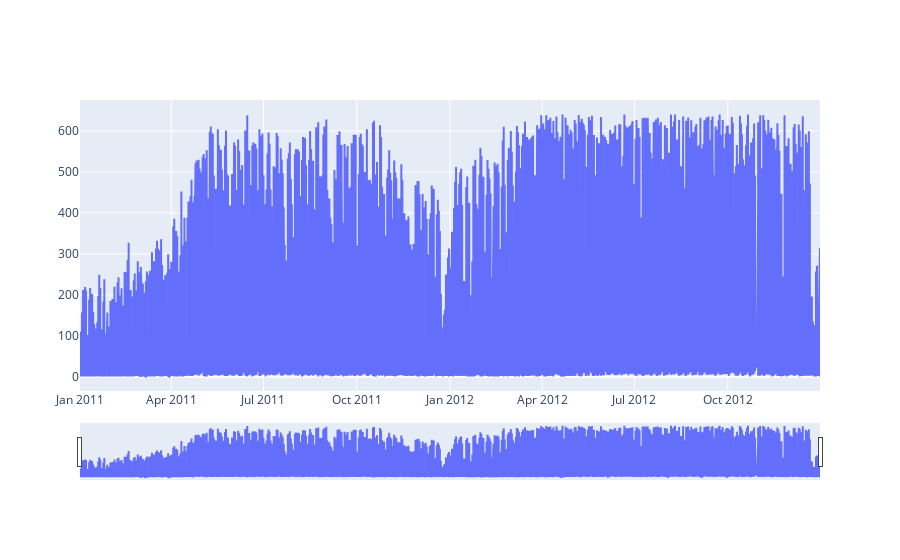

The code cell stored with this chart in its notebook:
### Code cell
fig = go.Figure()
fig.add_trace(go.Scatter(x=data['dteday'], y=data['cnt'], mode='lines', name='cnt'))
fig.update_xaxes(rangeslider_visible=True)
fig.show()

### Figure 1 — Plotly figure (JSON) as saved in the notebook; plotly's stock layout.template omitted (floating-point values rounded to 4 significant figures; data arrays with more than 128 entries replaced by an {"elided": "..."} marker saying what was removed)
{"data": [{"mode": "lines", "name": "cnt", "type": "scatter", "x": {"elided": "17031 str values"}, "y": {"elided": "17031 int values"}}], "layout": {"xaxis": {"rangeslider": {"visible": true}}}}
